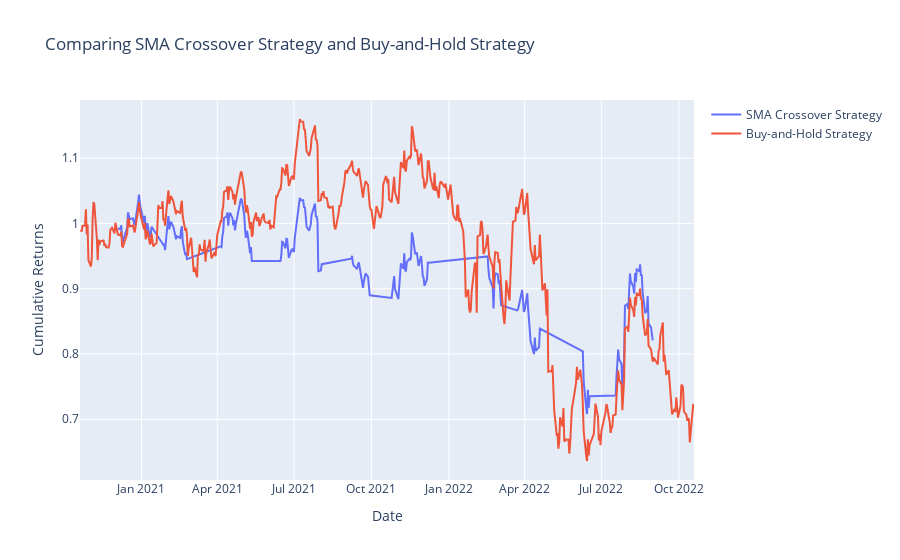

The notebook cell saved with this chart:
### Markdown cell above
# Plot Comparison

### Code cell
# Define the SMA Crossover strategy trace
sma_crossover_strategy = go.Scatter(
    x=holding_returns.index,
    y=cumulative_strategy_returns,
    mode='lines',
    name='SMA Crossover Strategy'
)

# Define the buy-and-hold strategy trace
buy_and_hold_strategy = go.Scatter(
    x=buy_and_hold_cumulative_returns.index,
    y=buy_and_hold_cumulative_returns,
    mode='lines',
    name='Buy-and-Hold Strategy'
)

# Define the layout
layout = go.Layout(
    title=dict(text='Comparing SMA Crossover Strategy and Buy-and-Hold Strategy'),
    xaxis=dict(title='Date'),
    yaxis=dict(title='Cumulative Returns'),
)

# Create the figure
fig = go.Figure(data=[sma_crossover_strategy, buy_and_hold_strategy], layout=layout)

# Display the figure
fig.show()

### Figure 1 — Plotly figure (JSON) as saved in the notebook; plotly's stock layout.template omitted (floating-point values rounded to 4 significant figures; data arrays with more than 128 entries replaced by an {"elided": "..."} marker saying what was removed)
{"data": [{"mode": "lines", "name": "SMA Crossover Strategy", "type": "scatter", "x": {"elided": "230 str values"}, "y": {"elided": "230 float values"}}, {"mode": "lines", "name": "Buy-and-Hold Strategy", "type": "scatter", "x": {"elided": "504 str values"}, "y": {"elided": "504 float values"}}], "layout": {"autosize": true, "title": {"text": "Comparing SMA Crossover Strategy and Buy-and-Hold Strategy"}, "xaxis": {"autorange": true, "range": ["2020-10-20", "2022-10-19"], "title": {"text": "Date"}, "type": "date"}, "yaxis": {"autorange": true, "range": [0.607, 1.189], "title": {"text": "Cumulative Returns"}, "type": "linear"}}}
